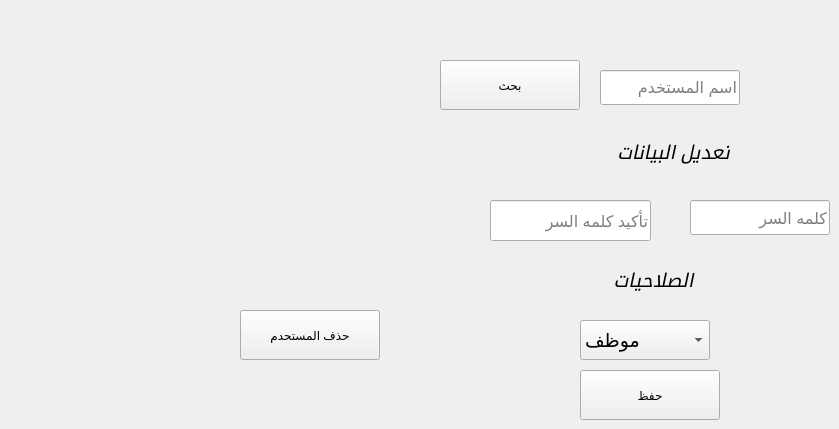
       <widget class="QWidget" name="tab_16">
        <attribute name="title">
         <string>حذف مستخدم</string>
        </attribute>
        <widget class="QPushButton" name="pushButton_18">
         <property name="geometry">
          <rect>
           <x>240</x>
           <y>310</y>
           <width>140</width>
           <height>50</height>
          </rect>
         </property>
         <property name="styleSheet">
          <string notr="true">border-width:1.5px;
border-color: rgb(255, 85, 0);</string>
         </property>
         <property name="text">
          <string>حذف المستحدم</string>
         </property>
        </widget>
        <widget class="QLabel" name="label_21">
         <property name="geometry">
          <rect>
           <x>570</x>
           <y>260</y>
           <width>150</width>
           <height>40</height>
          </rect>
         </property>
         <property name="font">
          <font>
           <pointsize>14</pointsize>
           <weight>50</weight>
           <italic>true</italic>
           <bold>false</bold>
          </font>
         </property>
         <property name="text">
          <string>     الصلاحيات</string>
         </property>
        </widget>
        <widget class="QPushButton" name="pushButton_19">
         <property name="geometry">
          <rect>
           <x>580</x>
           <y>370</y>
           <width>140</width>
           <height>50</height>
          </rect>
         </property>
         <property name="text">
          <string>حفظ</string>
         </property>
        </widget>
        <widget class="QLineEdit" name="lineEdit_52">
         <property name="geometry">
          <rect>
           <x>490</x>
           <y>200</y>
           <width>161</width>
           <height>41</height>
          </rect>
         </property>
         <property name="font">
          <font>
           <pointsize>12</pointsize>
          </font>
         </property>
         <property name="layoutDirection">
          <enum>Qt::LeftToRight</enum>
         </property>
         <property name="placeholderText">
          <string>تأكيد كلمه السر</string>
         </property>
        </widget>
        <widget class="QLineEdit" name="lineEdit_50">
         <property name="geometry">
          <rect>
           <x>690</x>
           <y>200</y>
           <width>140</width>
           <height>35</height>
          </rect>
         </property>
         <property name="font">
          <font>
           <pointsize>12</pointsize>
          </font>
         </property>
         <property name="layoutDirection">
          <enum>Qt::LeftToRight</enum>
         </property>
         <property name="placeholderText">
          <string>كلمه السر</string>
         </property>
        </widget>
        <widget class="QLineEdit" name="lineEdit_48">
         <property name="geometry">
          <rect>
           <x>600</x>
           <y>70</y>
           <width>140</width>
           <height>35</height>
          </rect>
         </property>
         <property name="font">
          <font>
           <pointsize>12</pointsize>
          </font>
         </property>
         <property name="layoutDirection">
          <enum>Qt::LeftToRight</enum>
         </property>
         <property name="placeholderText">
          <string>اسم المستخدم</string>
         </property>
        </widget>
        <widget class="QPushButton" name="pushButton_20">
         <property name="geometry">
          <rect>
           <x>440</x>
           <y>60</y>
           <width>140</width>
           <height>50</height>
          </rect>
         </property>
         <property name="text">
          <string>بحث</string>
         </property>
        </widget>
        <widget class="QLabel" name="label_45">
         <property name="geometry">
          <rect>
           <x>550</x>
           <y>130</y>
           <width>180</width>
           <height>45</height>
          </rect>
         </property>
         <property name="font">
          <font>
           <pointsize>14</pointsize>
           <weight>50</weight>
           <italic>true</italic>
           <bold>false</bold>
          </font>
         </property>
         <property name="text">
          <string>تعديل البيانات</string>
         </property>
        </widget>
        <widget class="QComboBox" name="comboBox_14">
         <property name="geometry">
          <rect>
           <x>580</x>
           <y>320</y>
           <width>130</width>
           <height>40</height>
          </rect>
         </property>
         <property name="font">
          <font>
           <pointsize>14</pointsize>
          </font>
         </property>
         <property name="currentText">
          <string notr="true">موظف</string>
         </property>
         <item>
          <property name="text">
           <string>موظف</string>
          </property>
         </item>
         <item>
          <property name="text">
           <string>مدير</string>
          </property>
         </item>
        </widget>
        <widget class="QLabel" name="label_97">
         <property name="geometry">
          <rect>
           <x>330</x>
           <y>210</y>
           <width>140</width>
           <height>35</height>
          </rect>
         </property>
         <property name="styleSheet">
          <string notr="true">border-width:0</string>
         </property>
         <property name="text">
          <string/>
         </property>
        </widget>
       </widget>
